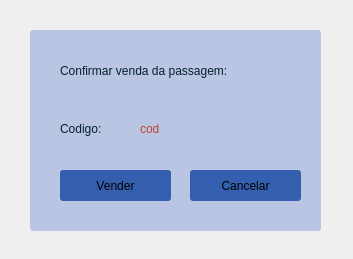
<?xml version="1.0" encoding="UTF-8"?>
<ui version="4.0">
 <class>telaVendaPassagem</class>
 <widget class="QMainWindow" name="telaVendaPassagem">
  <property name="geometry">
   <rect>
    <x>0</x>
    <y>0</y>
    <width>353</width>
    <height>259</height>
   </rect>
  </property>
  <property name="minimumSize">
   <size>
    <width>353</width>
    <height>259</height>
   </size>
  </property>
  <property name="maximumSize">
   <size>
    <width>353</width>
    <height>259</height>
   </size>
  </property>
  <property name="windowTitle">
   <string>Vender Passsagem</string>
  </property>
  <property name="styleSheet">
   <string notr="true">#telaVendaPassagem
{
background-image: url(:/fundos/fundo3.jpg);
}
#frame
{
border-radius:3px;
background-color: rgba(165, 180, 222, 180);
}
#label
{
font: 11pt &quot;Noto Serif Malayalam&quot;;
color: rgb(3, 33, 43);
}
#label_2
{
font: 11pt &quot;Noto Serif Malayalam&quot;;
color: rgb(3, 33, 43);
}

#label_3
{
font: 11pt &quot;Noto Serif Malayalam&quot;;
	color: rgb(187, 68, 48);
}

#botaoVender
{
font: 11pt &quot;Noto Serif Malayalam&quot;;
border-radius:3px;
background-color: rgb(52, 95, 175);
}

#botaoVender:hover
{
background-color: rgb(120, 162, 239);
}

#botaoCancelar
{
font: 11pt &quot;Noto Serif Malayalam&quot;;
border-radius:3px;
background-color: rgb(52, 95, 175);
}

#botaoCancelar:hover
{
background-color: rgb(120, 162, 239);
}
</string>
  </property>
  <widget class="QWidget" name="centralwidget">
   <widget class="QFrame" name="frame">
    <property name="geometry">
     <rect>
      <x>30</x>
      <y>30</y>
      <width>291</width>
      <height>201</height>
     </rect>
    </property>
    <property name="frameShape">
     <enum>QFrame::StyledPanel</enum>
    </property>
    <property name="frameShadow">
     <enum>QFrame::Raised</enum>
    </property>
    <widget class="QLabel" name="label">
     <property name="geometry">
      <rect>
       <x>30</x>
       <y>20</y>
       <width>231</width>
       <height>41</height>
      </rect>
     </property>
     <property name="text">
      <string>Confirmar venda da passagem:</string>
     </property>
    </widget>
    <widget class="QLabel" name="label_2">
     <property name="geometry">
      <rect>
       <x>30</x>
       <y>90</y>
       <width>54</width>
       <height>17</height>
      </rect>
     </property>
     <property name="text">
      <string>Codigo:</string>
     </property>
    </widget>
    <widget class="QPushButton" name="botaoVender">
     <property name="geometry">
      <rect>
       <x>30</x>
       <y>140</y>
       <width>111</width>
       <height>31</height>
      </rect>
     </property>
     <property name="text">
      <string>Vender</string>
     </property>
    </widget>
    <widget class="QPushButton" name="botaoCancelar">
     <property name="geometry">
      <rect>
       <x>160</x>
       <y>140</y>
       <width>111</width>
       <height>31</height>
      </rect>
     </property>
     <property name="text">
      <string>Cancelar</string>
     </property>
    </widget>
    <widget class="QLabel" name="label_3">
     <property name="geometry">
      <rect>
       <x>110</x>
       <y>90</y>
       <width>131</width>
       <height>17</height>
      </rect>
     </property>
     <property name="text">
      <string>cod</string>
     </property>
    </widget>
   </widget>
  </widget>
 </widget>
 <resources>
  <include location="../recursos/recursos.qrc"/>
 </resources>
 <connections/>
</ui>
